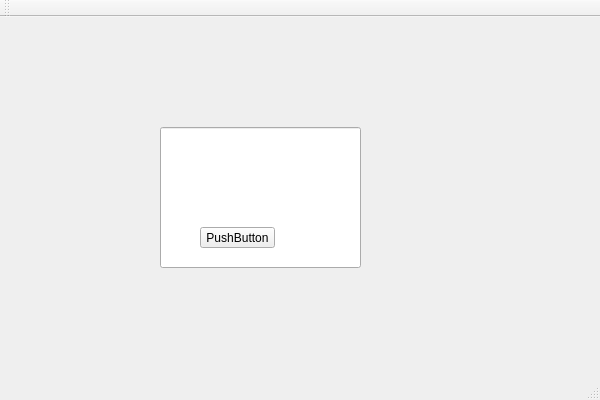
<?xml version="1.0" encoding="UTF-8"?>
<ui version="4.0">
 <class>QtWidgetsApplication1Class</class>
 <widget class="QMainWindow" name="QtWidgetsApplication1Class">
  <property name="geometry">
   <rect>
    <x>0</x>
    <y>0</y>
    <width>600</width>
    <height>400</height>
   </rect>
  </property>
  <property name="windowTitle">
   <string>QtWidgetsApplication1</string>
  </property>
  <widget class="QWidget" name="centralWidget">
   <widget class="QPushButton" name="pushButton">
    <property name="geometry">
     <rect>
      <x>200</x>
      <y>210</y>
      <width>75</width>
      <height>21</height>
     </rect>
    </property>
    <property name="text">
     <string>PushButton</string>
    </property>
   </widget>
   <widget class="QLineEdit" name="lineEdit">
    <property name="geometry">
     <rect>
      <x>160</x>
      <y>110</y>
      <width>201</width>
      <height>141</height>
     </rect>
    </property>
   </widget>
   <zorder>lineEdit</zorder>
   <zorder>pushButton</zorder>
  </widget>
  <widget class="QMenuBar" name="menuBar">
   <property name="geometry">
    <rect>
     <x>0</x>
     <y>0</y>
     <width>600</width>
     <height>22</height>
    </rect>
   </property>
  </widget>
  <widget class="QToolBar" name="mainToolBar">
   <attribute name="toolBarArea">
    <enum>TopToolBarArea</enum>
   </attribute>
   <attribute name="toolBarBreak">
    <bool>false</bool>
   </attribute>
  </widget>
  <widget class="QStatusBar" name="statusBar"/>
 </widget>
 <layoutdefault spacing="6" margin="11"/>
 <resources>
  <include location="QtWidgetsApplication1.qrc"/>
 </resources>
 <connections>
  <connection>
   <sender>pushButton</sender>
   <signal>clicked()</signal>
   <receiver>QtWidgetsApplication1Class</receiver>
   <slot>PushButtonClicked()</slot>
   <hints>
    <hint type="sourcelabel">
     <x>215</x>
     <y>258</y>
    </hint>
    <hint type="destinationlabel">
     <x>266</x>
     <y>333</y>
    </hint>
   </hints>
  </connection>
 </connections>
 <slots>
  <slot>PushButtonClicked()</slot>
 </slots>
</ui>
